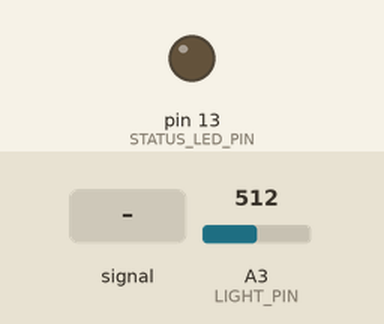
Simulated run of this sketch. Board: Arduino Uno, built with avr-gcc and run on an emulated ATmega328P. On the bench: output pins drawn as LEDs (lit = HIGH). Dashed ring = blinking. Inputs (shaded band) come from the test bench; at power-on: A3 (LIGHT_PIN) = 512. What the sketch prints to the serial monitor is not drawn.

Above: at 0.8 s.
0.9 s: A3 (LIGHT_PIN) fed a 200 Hz sine of ±255 counts around its level
At 1.9 s:
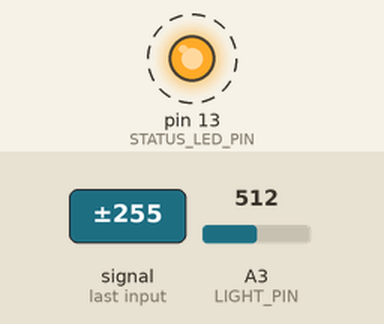
3.9 s: A3 (LIGHT_PIN) set to 716
At 4.7 s:
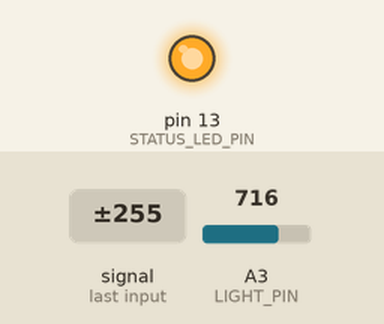
Timing chart, 0 to 6.9 s (numbered marks = the images above; inputs shaded):
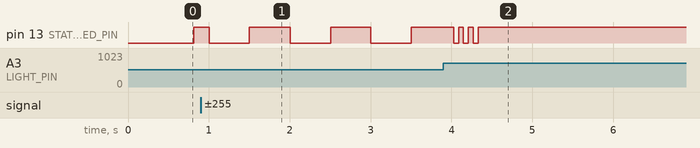

Measured:
- after the input at 3.9 s, pin 13 (STATUS_LED_PIN): alternates HIGH for 0.06 s and LOW for 0.06 s, 5 changes in all, then stays HIGH, starting after 0.19 s
- by itself, pin 13 (STATUS_LED_PIN): alternates HIGH for 0.50 s and LOW for 0.50 s

The sketch:

light_start.ino
```cpp
/*
 * ============================================================================
 *  pd_light_start.ino —— 光敏启动测试
 *
 *  ★本版只验证 A3 光敏电阻的启动逻辑，不含巡线、不驱动电机：
 *    · 不读 A1/A2 巡线传感器
 *    · 不初始化、不驱动 D2/D4/D5/D6 电机引脚
 *    · 没有 PD、直行、右转并线、左弯计数、终点刹车
 *    收到光信号后只在 D13 和串口上提示，轮子不会动。
 *
 *  接线：光敏模块 S -> A3，V -> 5V，G -> GND
 *        状态灯用板载 D13；扩展板占了 D13 就把 STATUS_LED_PIN 改 255
 *
 *  流程：上电 -> 校准 800ms 环境光 -> D13 慢闪等待
 *        -> 手电照 A3：读数越过阈值，或 200ms 内涨幅够大
 *        -> 连续保持 80ms 确认 -> D13 三下快闪并常亮 -> 串口打印结果
 *
 *  串口：115200，每 200ms 一行 raw / base / thr / d / rise，用来现场标阈值。
 *
 *  ⚠ 本程序完全不碰电机引脚。车上还接着 L298P 时，测试前请断开电机电源
 *    或把四轮架空：驱动板输入悬空可能让轮子抽动。
 * ============================================================================
 */

/* ========================== ① 可调参数区 ========================== */

// —— 状态灯：等待时慢闪，收到信号三下快闪后常亮 ——
//    扩展板占用了 D13 就改成 255（这时没有灯提示，只能看串口）
#define STATUS_LED_PIN        13

// —— 串口调试 ——
#ifndef LIGHT_DEBUG_SERIAL
#define LIGHT_DEBUG_SERIAL    1     // 1 = 115200 打印 raw/base/thr/d/rise；0 = 关闭
#endif
#define LIGHT_PRINT_MS        200   // 打印间隔(ms)

// —— 光敏电阻（A3）——
#define LIGHT_PIN             A3    // 模拟量输出；A1/A2 是巡线口，本程序不用

// 采样与校准
#define LIGHT_OVERSAMPLE      8     // 每次读数取几遍平均（ADC 有噪声）
#define LIGHT_SAMPLE_MS       5     // 等待时的轮询间隔(ms)
#define LIGHT_CALIB_MS        800   // 上电校准环境光的时长（也留出放手时间）
#define LIGHT_CALIB_GAP_MS    4

// 触发判据
#ifndef TRIGGER_ON_BRIGHT        // 台面仿真可用 -D 覆盖
#define TRIGGER_ON_BRIGHT     1   // 1 = 变亮触发（手电）；0 = 变暗触发（挡光）
#endif
// ★实测：环境光 base≈325，手电照到 raw≈557，也就是 d≈230；1 秒内噪声峰峰约 25。
//   取 100 的跳变量：对噪声有 4 倍余量，对手电信号有 2.3 倍余量，两头都稳。
#define LIGHT_DELTA_MIN       100 // 至少比基线跳变这么多（0~1023）
#define LIGHT_DELTA_RATIO_PCT 20  // 或跳变 >= 基线的这个百分比，两者取大
#define LIGHT_STABLE_MS       80  // 信号要持续这么久才算数（防手电一晃）

// ★快速上升沿判据
//   TEMT6000 在亮环境接近饱和——环境 base=478 时，手机手电只能把 raw 再顶高
//   约 79，而绝对阈值要 100，永远差一点。但“照上去”是一瞬间的事，环境光是慢变的，
//   所以再加一条：短窗口内涨幅够大也算收到信号。
//   实测：手电在 200ms 内能把 raw 拉高 40~80；环境光一分钟才变几个数。
#define LIGHT_RISE_MS         200 // 上升沿观察窗口(ms)
#define LIGHT_RISE_MIN        40  // 窗口内涨这么多就算“被照到”

// 环境光慢跟随（等待期间）
#define LIGHT_TRACK_MS        200
#define LIGHT_TRACK_ALPHA_PCT 10
#define LIGHT_TRACK_GUARD     30  // 当前值离阈值不到这个距离就不跟，别把信号吃掉

// 等太久警告
#define LIGHT_WAIT_WARN_MS    60000 // 等这么久还没信号就快闪警告，然后继续等

/* ========================== ② 光信号检测（A3 光敏） ========================== */

int  g_baseline  = 0;      // 环境光基线
int  g_threshold = 0;      // 触发阈值
int  g_noise     = 0;      // 校准时环境光的抖动幅度
int  g_lightRaw  = 0;      // 最近一次读数（调试）
int  g_lightRise = 0;      // 上升沿窗口内的涨幅（调试 + 判据）

// 去抖 / 跟随 / 打印的计时状态（全局量，方便复位）
unsigned long g_sigSinceMs = 0;
int           g_winMin     = 1023;  // 上升沿窗口内的最小值
unsigned long g_winMs      = 0;     // 窗口起点
unsigned long g_warnAtMs   = 0;
unsigned long g_trackAtMs  = 0;
unsigned long g_printAtMs  = 0;

void lightStartReset();     // 前置声明

// 读一次光敏：LIGHT_OVERSAMPLE 遍取平均（ADC 有噪声）
int lightReadRaw() {
  long sum = 0;
  for (uint8_t i = 0; i < LIGHT_OVERSAMPLE; i++) sum += analogRead(LIGHT_PIN);
  return (int)(sum / LIGHT_OVERSAMPLE);
}

// 按基线算触发阈值：跳变量取 LIGHT_DELTA_MIN 和基线百分比里较大的那个
int lightThresholdFor(int base) {
  int delta = LIGHT_DELTA_MIN;
  int ratio = (int)((long)base * LIGHT_DELTA_RATIO_PCT / 100);   // long，防溢出
  if (ratio > delta) delta = ratio;
  int thr = TRIGGER_ON_BRIGHT ? (base + delta) : (base - delta);
  // ★环境本身很亮时 base+delta 顶穿 1023 -> 永远等不到信号。
  //   自动把跳变量减半：宁可灵敏一点，也不要永远不触发。
  if (TRIGGER_ON_BRIGHT && thr > 1000) thr = base + (delta / 2);
  return constrain(thr, 0, 1023);
}

// 上电先量环境光：基线、抖动幅度、触发阈值
void calibrateAmbient() {
  long sum = 0;
  int  mn = 1023, mx = 0;
  uint16_t n = 0;
  unsigned long t0 = millis();
  while (millis() - t0 < LIGHT_CALIB_MS) {
    int v = lightReadRaw();
    sum += v; n++;
    if (v < mn) mn = v;
    if (v > mx) mx = v;
    delay(LIGHT_CALIB_GAP_MS);
  }
  g_baseline = (n > 0) ? (int)(sum / n) : 0;
  g_noise    = mx - mn;
  g_threshold = lightThresholdFor(g_baseline);

#if LIGHT_DEBUG_SERIAL
  Serial.print(F("[light] 校准完成 base="));
  Serial.print(g_baseline);
  Serial.print(F(" 抖动="));
  Serial.print(g_noise);
  Serial.print(F(" 阈值="));
  Serial.print(g_threshold);
  Serial.print(F(" 判据="));
  Serial.println(TRIGGER_ON_BRIGHT ? F("变亮触发") : F("变暗触发"));
  if (TRIGGER_ON_BRIGHT && g_threshold >= 1010) {
    Serial.println(F("[light] ★警告：环境太亮，阈值顶到天花板 —— 手电照不亮它。"));
    Serial.println(F("        对策：改成 TRIGGER_ON_BRIGHT 0 用挡光触发，或给传感器加遮光筒"));
  }
  if (g_noise >= LIGHT_DELTA_MIN / 2) {
    Serial.println(F("[light] ★警告：环境光本身抖得厉害 —— 加大 LIGHT_DELTA_MIN"));
  }
#endif
  lightStartReset();       // 校准完，去抖/跟随的计时状态一起归零
}

// 复位去抖/跟随状态：校准完、或者要重新等一次时调用
void lightStartReset() {
  g_sigSinceMs = 0;
  g_winMin     = 1023;
  g_winMs      = millis();
  g_warnAtMs   = millis() + LIGHT_WAIT_WARN_MS;
  g_trackAtMs  = millis();
  g_printAtMs  = millis();
}

// 非阻塞版：调一次检查一遍。返回 true = 光信号已确认
bool lightStartPoll() {
  unsigned long now = millis();
  g_lightRaw = lightReadRaw();

  /* ---- 快速上升沿：窗口内涨幅 ---- */
  if (now - g_winMs >= LIGHT_RISE_MS) { g_winMs = now; g_winMin = 1023; }
  if (g_lightRaw < g_winMin) g_winMin = g_lightRaw;
  g_lightRise = g_lightRaw - g_winMin;

  /* ---- 去抖：信号要连续保持 LIGHT_STABLE_MS 才算数 ---- */
  bool absSig = TRIGGER_ON_BRIGHT ? (g_lightRaw >= g_threshold)
                                  : (g_lightRaw <= g_threshold);
  // 变亮触发时，绝对值 或 快速上升沿 任一满足都算
  bool sig = absSig || (TRIGGER_ON_BRIGHT && g_lightRise >= LIGHT_RISE_MIN);

  if (sig) {
    if (g_sigSinceMs == 0) g_sigSinceMs = now;
    if (now - g_sigSinceMs >= LIGHT_STABLE_MS) {        // ★确认
#if STATUS_LED_PIN != 255
      for (uint8_t i = 0; i < 3; i++) {                 // 三下快闪 = 收到
        digitalWrite(STATUS_LED_PIN, HIGH); delay(60);
        digitalWrite(STATUS_LED_PIN, LOW);  delay(60);
      }
      digitalWrite(STATUS_LED_PIN, HIGH);               // 之后常亮，表示已触发
#endif
#if LIGHT_DEBUG_SERIAL
      Serial.print(F("[light] ★收到光信号，触发！ raw="));
      Serial.print(g_lightRaw);
      Serial.print(F(" base="));
      Serial.print(g_baseline);
      Serial.print(F(" 用时="));
      Serial.print(now);
      Serial.println(F("ms"));
#endif
      return true;
    }
  } else {
    g_sigSinceMs = 0;                                   // 断了就重新计
  }

  /* ---- 环境光慢跟随：只在「离阈值还远」时跟，免得把信号自己吃掉 ---- */
  if (now - g_trackAtMs >= LIGHT_TRACK_MS) {
    g_trackAtMs = now;
    bool farFromThreshold = TRIGGER_ON_BRIGHT ? (g_lightRaw < g_threshold - LIGHT_TRACK_GUARD)
                                              : (g_lightRaw > g_threshold + LIGHT_TRACK_GUARD);
    if (farFromThreshold) {
      // ★必须用 long：AVR 的 int 只有 16 位，base=495 时 495*90=44550 会溢出成负数，
      //   于是阈值算成 0、raw>=0 恒成立 —— 没照手电也会立刻触发（2026-10-18 实测踩到）。
      g_baseline  = (int)(((long)g_baseline * (100 - LIGHT_TRACK_ALPHA_PCT) +
                           (long)g_lightRaw * LIGHT_TRACK_ALPHA_PCT) / 100);
      g_threshold = lightThresholdFor(g_baseline);   // 基线动了，阈值跟着动
    }
  }

  /* ---- 状态灯：慢闪 = 还在等人照 ---- */
#if STATUS_LED_PIN != 255
  digitalWrite(STATUS_LED_PIN, ((now / 500) & 1) ? HIGH : LOW);
#endif

  /* ---- 等太久给个警告（快闪一下，然后继续等）---- */
  if (now >= g_warnAtMs) {
    g_warnAtMs = now + LIGHT_WAIT_WARN_MS;
#if STATUS_LED_PIN != 255
    for (uint8_t i = 0; i < 5; i++) {
      digitalWrite(STATUS_LED_PIN, HIGH); delay(50);
      digitalWrite(STATUS_LED_PIN, LOW);  delay(50);
    }
#endif
#if LIGHT_DEBUG_SERIAL
    Serial.println(F("[light] 还没等到光信号（继续等）。检查手电方向/亮度、LIGHT_DELTA_MIN 是否过大"));
#endif
  }

  /* ---- 周期打印，方便现场调阈值 ---- */
#if LIGHT_DEBUG_SERIAL
  if (now - g_printAtMs >= LIGHT_PRINT_MS) {
    g_printAtMs = now;
    Serial.print(F("raw="));   Serial.print(g_lightRaw);
    Serial.print(F(" base=")); Serial.print(g_baseline);
    Serial.print(F(" thr="));  Serial.print(g_threshold);
    Serial.print(F(" d="));    Serial.print(g_lightRaw - g_baseline);
    Serial.print(F(" rise=")); Serial.print(g_lightRise);
    Serial.println(sig ? F("  <-- 信号中") : F(""));
  }
#endif
  return false;
}

// 阻塞版：一直等到光信号（setup() 里调它）
void waitForLightStart() {
#if LIGHT_DEBUG_SERIAL
  Serial.println(F("[light] 等光信号：拿手电照 A3 光敏（人不用碰车）"));
#endif
  while (!lightStartPoll()) delay(LIGHT_SAMPLE_MS);
}

/* ========================== ③ 初始化与主循环 ========================== */

void setup() {
#if STATUS_LED_PIN != 255
  pinMode(STATUS_LED_PIN, OUTPUT);
  digitalWrite(STATUS_LED_PIN, LOW);
#endif

  pinMode(LIGHT_PIN, INPUT);

#if LIGHT_DEBUG_SERIAL
  Serial.begin(115200);
  Serial.println(F("=== pd_light_start：光敏启动测试（不巡线、不驱动电机）==="));
#endif

  calibrateAmbient();       // 这 800ms 也正好留出放手时间
  waitForLightStart();      // 收到信号前一直等

#if LIGHT_DEBUG_SERIAL
  Serial.println(F("[light] 测试完成：光信号已确认。程序停在提示状态，电机未驱动。"));
#endif
}

void loop() {
  // 只做光敏启动测试：收到信号后不再做任何事，避免误驱动电机。
}
```
